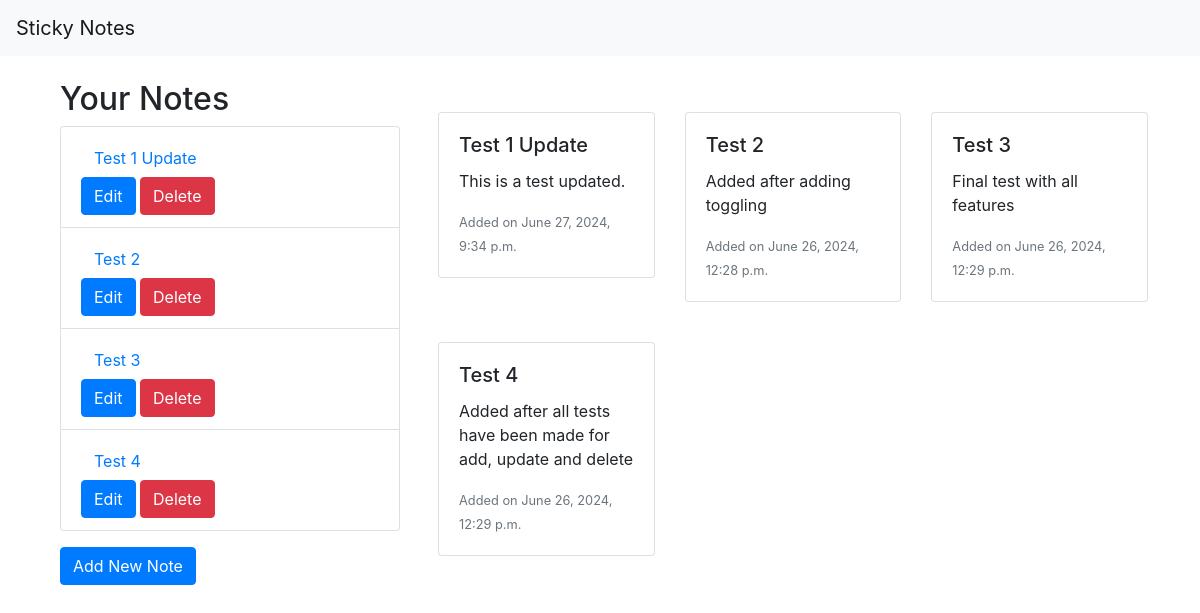
The app's page /notes/ with its own data.
### notes/models.py (models this page shows, shortened)
class StickyNote(models.Model):
    title = models.CharField(max_length=255, null=False, blank=False)
    description = models.TextField(null=True, blank=True)
    date_added = models.DateTimeField(auto_now=True)
    is_visible = models.BooleanField(default=True)

### notes/views.py (the view)
# urls.py: path('', views.index, name='index'),
def index(request):
    notes = StickyNote.objects.all()  # Retrieve all sticky notes
    if request.method == 'POST':
        note_id = request.POST.get('note_id')  # Get the note ID from the POST
        note = get_object_or_404(StickyNote, pk=note_id)
        note.is_visible = not note.is_visible
        note.save()
        return redirect('index')  # Redirect to the index page
    context = {
        'notes': notes,
        'form': StickyNoteForm(),  # Provide an empty form for adding new notes
    }
    return render(request, 'notes/index.html', context)  # Render the index template with the context

### templates/notes/index.html (shortened to what this page needs)
{% extends 'base.html' %}
{% load static %}
{% block content %}
<div class="container-fluid">
    <div class="row">
        <div class="col-md-4">
            <h2>Your Notes</h2>
            <ul class="list-group">
                {% for note in notes %}
                <li class="list-group-item">
                    <form method="post" action="{% url 'toggle_note' note.id %}">
                        <button type="submit" class="btn btn-link note-toggle">{{ note.title }}</button>
                    </form>
                    <button class="btn btn-primary" onclick="document.getElementById('popupFormEdit_{{ note.id }}').style.display='block'">Edit</button>
                    <button class="btn btn-danger" onclick="document.getElementById('popupFormDelete_{{ note.id }}').style.display='block'">Delete</button>
                </li>
                {% endfor %}
            </ul>
            <button class="btn btn-primary mt-3" onclick="document.getElementById('popupFormAdd').style.display='block'">Add New Note</button>
        </div>
        <div class="col-md-8">
            <div class="notes-grid mt-4">
                <div class="row">
                    {% for note in notes %}
                    {% if note.is_visible %}
                    <div class="col-md-4 mb-4">
                        <div class="card">
                            <div class="card-body">
                                <h5 class="card-title">{{ note.title }}</h5>
                                <p class="card-text">{{ note.description }}</p>
                                <p class="card-text"><small class="text-muted">Added on {{ note.date_added }}</small></p>
                            </div>
                        </div>
                    </div>
                    {% endif %}
                    {% endfor %}
                </div>
            </div>
        </div>
    </div>
</div>
{% endblock %}

### templates/base.html (shortened to what this page needs)
{% load static %}
<!DOCTYPE html>
<html lang="en">
<head>
    <link rel="stylesheet" href="https://stackpath.bootstrapcdn.com/bootstrap/4.5.2/css/bootstrap.min.css">
    <link rel="stylesheet" href="{% static 'notes/css/styles.css' %}">
</head>
<body>
    <nav class="navbar navbar-expand-lg navbar-light bg-light">
        <a class="navbar-brand" href="#">Sticky Notes</a>
    </nav>
    <div class="container mt-4">
        {% block content %}{% endblock %}
    </div>
</body>
</html>

### static/notes/css/styles.css (style rules this page uses)
html { text-size-adjust: 100%; }
.notes-grid { flex-wrap: wrap; }
.notes-grid .card { width: 100%; margin: 0.5rem; }

### records on screen
StickyNote: title "Test 1 Update", description "This is a test updated.", date_added "June 27, 2024, 9:34 p.m."
StickyNote: title "Test 2", description "Added after adding toggling", date_added "June 26, 2024, 12:28 p.m."
StickyNote: title "Test 3", description "Final test with all features", date_added "June 26, 2024, 12:29 p.m."
StickyNote: title "Test 4", description "Added after all tests have been made for add, update and delete", date_added "June 26, 2024, 12:29 p.m."
